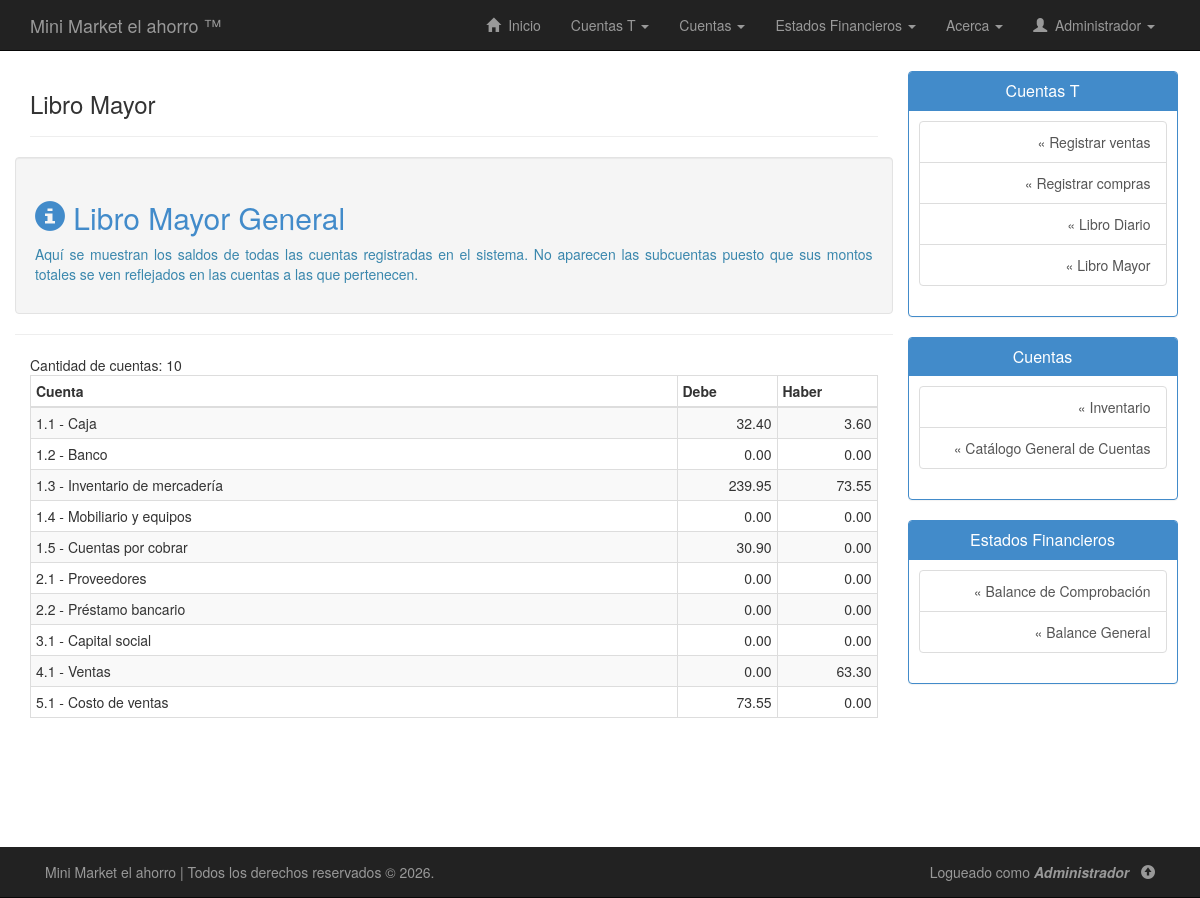
Before: /php/mayor.php (signed in) with the older database file.
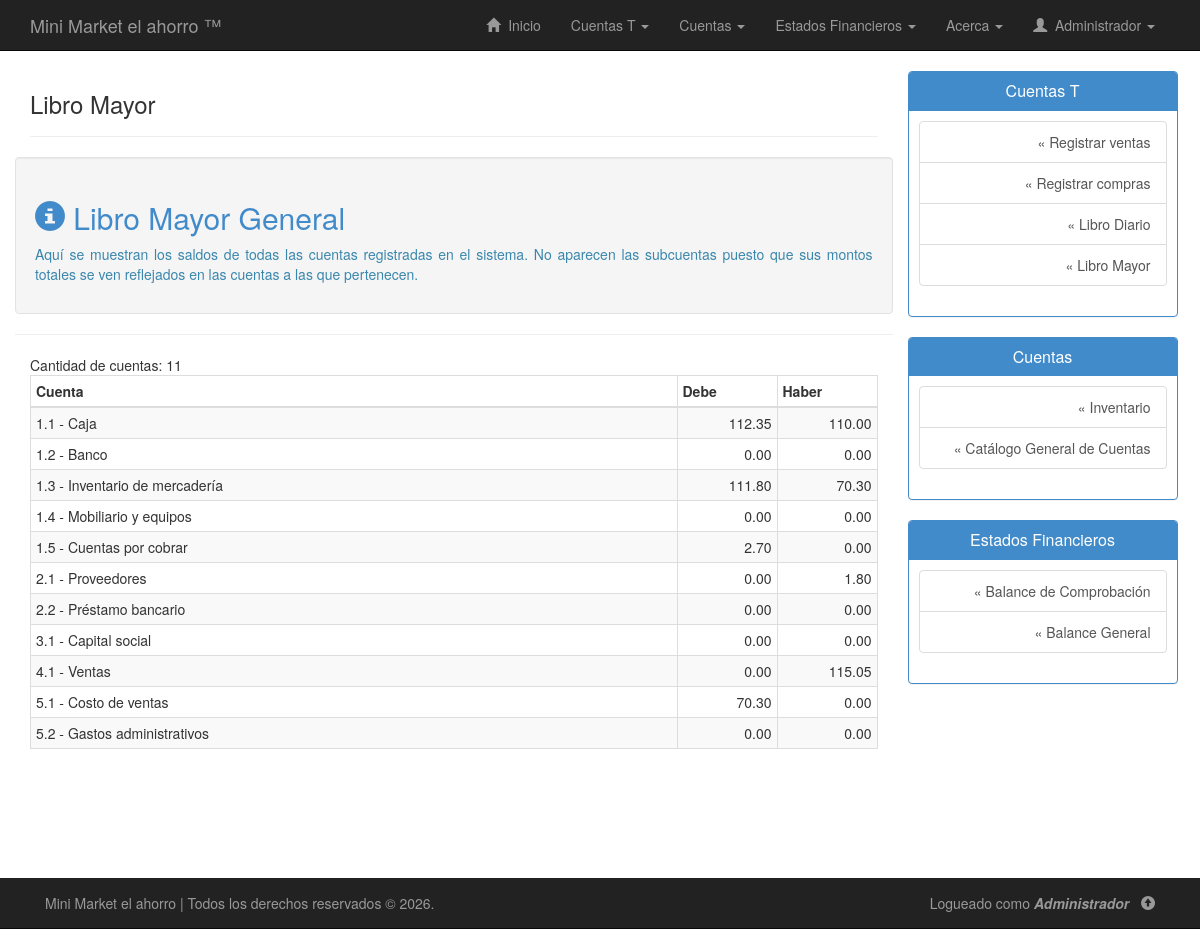
After: the same page with the newer database file.
### tables this page shows
CREATE TABLE `cuentas` (
  `codigo_cuenta` varchar(20) NOT NULL,
  `subgrupo` varchar(20) DEFAULT NULL,
  `nombre_cuenta` varchar(50) NOT NULL,
  `tiene_subcuenta` enum('Si','No') NOT NULL,
  `descripcion_cuenta` varchar(255) DEFAULT NULL,
  `saldo_debe` double NOT NULL,
  `saldo_haber` double NOT NULL
);

### php/mayor.php (the view, shortened to what this page needs)
<!DOCTYPE html>
<html lang="es">
<head>
	<link rel="stylesheet" type="text/css" href="../css/bootstrap.min.css"/>
	<link rel="stylesheet" type="text/css" href="../css/estilos.css"/>
</head>
<body>
	<?php include("nav.php"); ?>
	<div class="container" id="contenido">
		<div class="row row-offcanvas row-offcanvas-right">
			<div class="col-xs-12 col-sm-9">
				<div class="page-header">
        			<h3>Libro Mayor</h3>
        		</div>
        		<div class="row">
                    <div class="col-lg-12 well">
                        <h2 class="text-primary"><span class="glyphicon glyphicon-info-sign"></span> Libro Mayor General</h2>
                        <p align="justify" class="text-info">
                            Aquí se muestran los saldos de todas las cuentas registradas en el sistema. No aparecen las subcuentas puesto que sus montos totales se ven reflejados en las cuentas a las que pertenecen.
                        </p>
                    </div>
                    <hr>
        			<div class="col-lg-12">
        				<table class="table table-condensed table-bordered table-striped">
        					<thead>
        						<tr>
        							<th>Cuenta</th>
        							<th width="100">Debe</th>
        							<th width="100">Haber</th>
        						</tr>
        					</thead>
        					<tbody>
        						<?php
        						$sql = "SELECT * FROM cuentas";
$ejecutar_consulta = $conexion->query($sql);
while($regs = $ejecutar_consulta->fetch_assoc()){
    echo "<tr>";
    echo "<td>".$regs["codigo_cuenta"]." - ".utf8_encode($regs["nombre_cuenta"])."</td>";
    echo "<td align='right'>".number_format($regs["saldo_debe"],2)."</td>";
    echo "<td align='right'>".number_format($regs["saldo_haber"],2)."</td>";
    echo "</tr>";
}
        						?>
        					</tbody>
        				</table>
        			</div>
        		</div>
        	</div>
        	<?php include("sidebar.php"); ?>
        </div>
    </div>
	<?php include("footer.php"); ?>
</body>
</html>

Changed rows visible on the page:
changed cuentas "Caja": saldo_debe "32.40" → "112.35"; saldo_haber "3.60" → "110.00"
changed cuentas "Inventario de mercadería": saldo_debe "239.95" → "111.80"; saldo_haber "73.55" → "70.30"
changed cuentas "Cuentas por cobrar": saldo_debe "30.90" → "2.70"
changed cuentas "Proveedores": saldo_haber "0.00" → "1.80"
changed cuentas "Ventas": saldo_haber "63.30" → "115.05"
changed cuentas "Costo de ventas": saldo_debe "73.55" → "70.30"
added cuentas: codigo_cuenta "5.2", nombre_cuenta "Gastos administrativos", saldo_debe "0.00", saldo_haber "0.00"
Other visible differences:
text written by a page script: "Cantidad de cuentas: 10" → "Cantidad de cuentas: 11"
